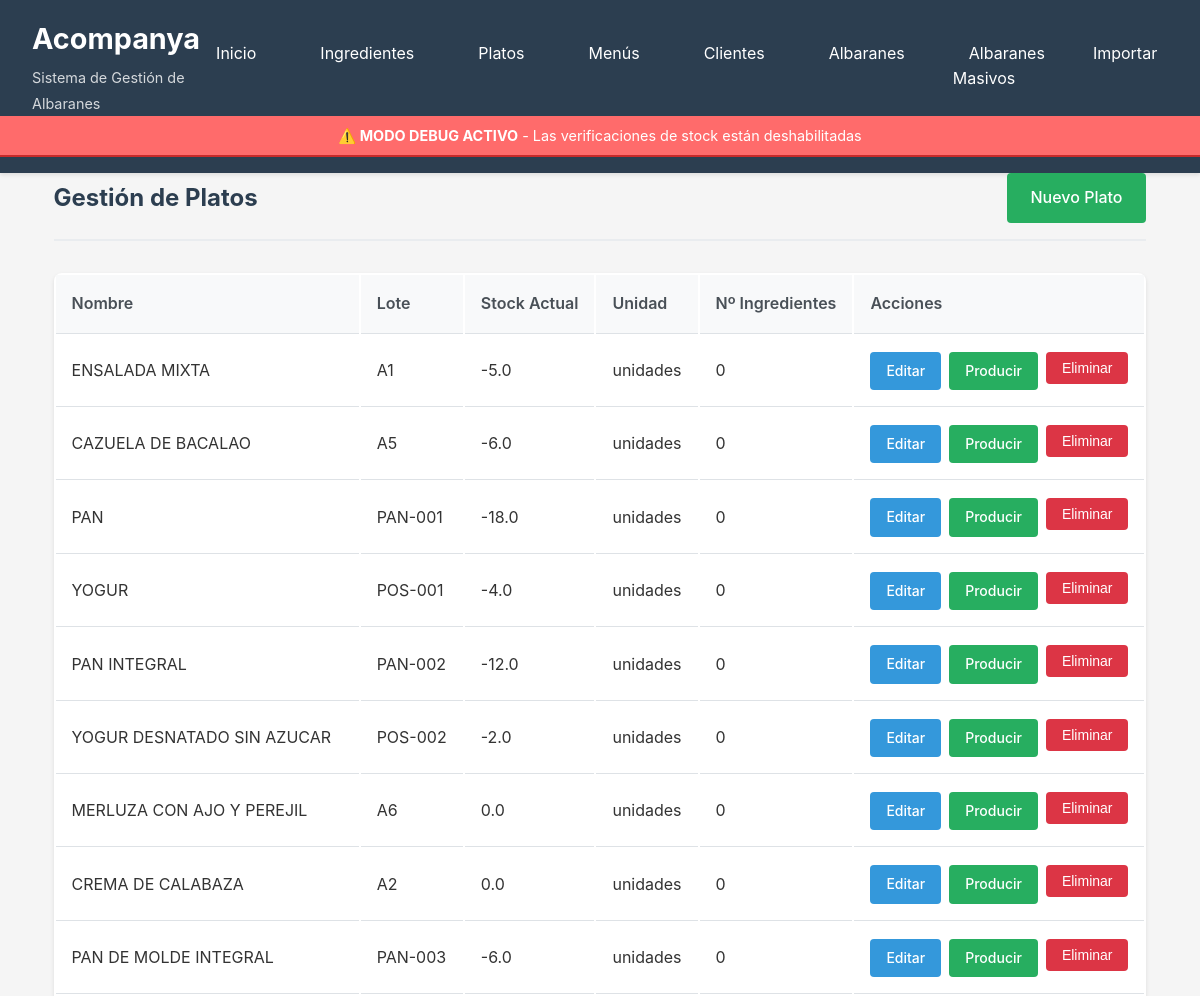
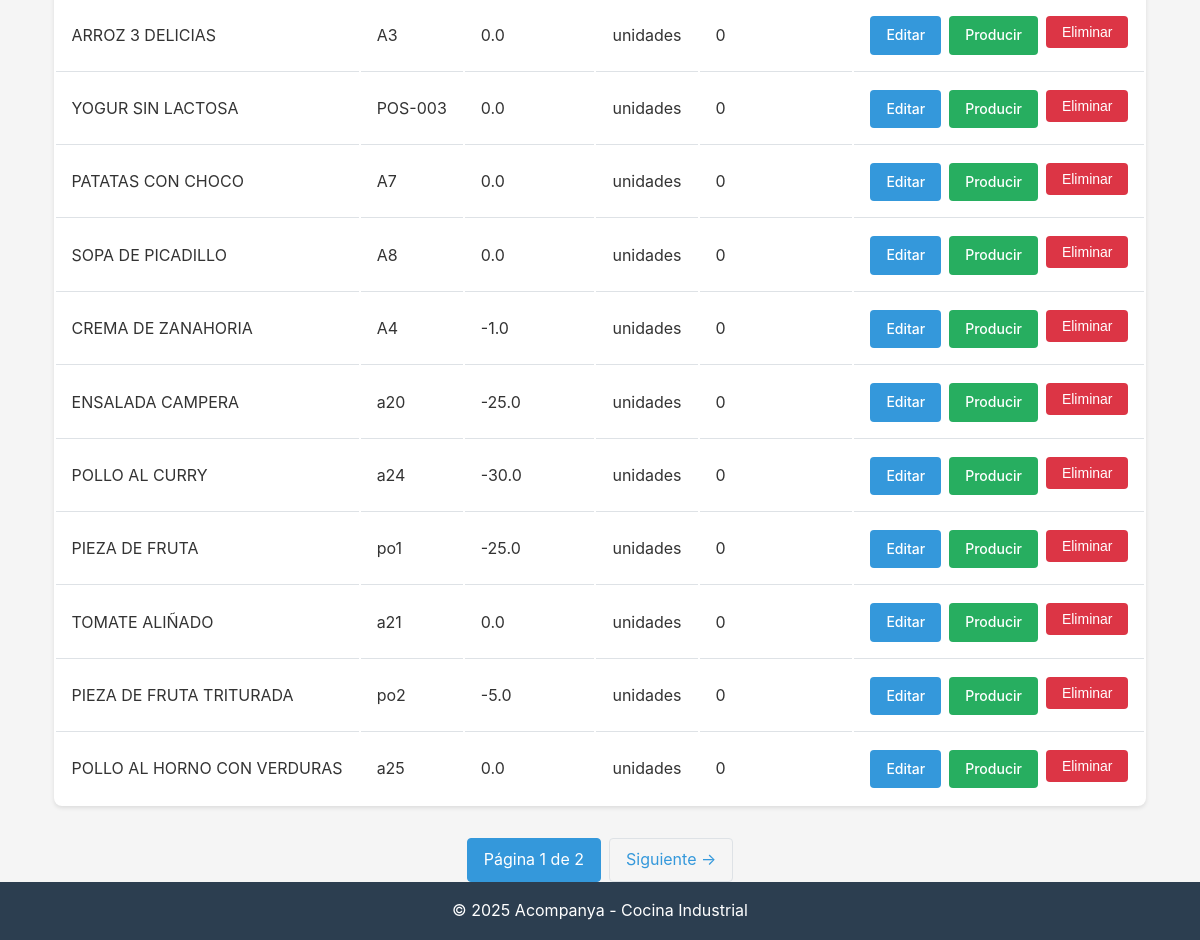
Page /platos/ on the committed database (2 pictures, top to bottom).
### database/models.py (models this page shows, shortened)
class Plato(db.Model):
    __tablename__ = 'platos'
    id = db.Column(db.Integer, primary_key=True)
    nombre = db.Column(db.String(200), nullable=False)
    lote_propio = db.Column(db.String(100), nullable=True)
    stock_actual = db.Column(db.Float, nullable=False, default=0)
    unidad = db.Column(db.String(50), nullable=False, default='unidades')
    created_at = db.Column(db.DateTime, default=datetime.utcnow)
    updated_at = db.Column(db.DateTime, default=datetime.utcnow, onupdate=datetime.utcnow)
    ingredientes = db.relationship('Ingrediente', secondary=platos_ingredientes, backref='platos')
    movimientos = db.relationship('MovimientoStock',
                                 primaryjoin="and_(MovimientoStock.entidad_tipo=='plato', "
                                           "MovimientoStock.entidad_id==Plato.id)",
                                 foreign_keys='MovimientoStock.entidad_id',
                                 backref='plato_ref',
                                 lazy='dynamic',
                                 overlaps="ingrediente_ref,movimientos")
    detalles_albaran = db.relationship('AlbaranDetalle', backref='plato', lazy='dynamic')

### routes/platos.py (the view)
@platos_bp.route('/')
def listar():
    page = request.args.get('page', 1, type=int)
    platos = Plato.query.paginate(page=page, per_page=20, error_out=False)
    return render_template('platos/listar.html', platos=platos)

### app.py (called while the page is built)
def create_app():
    app = Flask(__name__)
    app.config.from_object(Config)
    init_db(app)
    app.register_blueprint(ingredientes_bp, url_prefix='/ingredientes')
    app.register_blueprint(platos_bp, url_prefix='/platos')
    app.register_blueprint(menus_bp, url_prefix='/menus')
    app.register_blueprint(albaranes_bp, url_prefix='/albaranes')
    app.register_blueprint(importar_bp, url_prefix='/importar')
    app.register_blueprint(clientes_bp, url_prefix='/clientes')
    app.register_blueprint(albaranes_masivos_bp, url_prefix='/albaranes-masivos')
    @app.context_processor
    def inject_config():
        return dict(config=app.config)
    @app.route('/')
    def index():
        return render_template('index.html')
    @app.route('/dashboard')
    def dashboard():
        return render_template('dashboard.html')
    return app

### templates/platos/listar.html (shortened to what this page needs)
{% extends "base.html" %}
{% block content %}
<div class="page-header">
    <h2>Gestión de Platos</h2>
    <a href="{{ url_for('platos.nuevo') }}" class="btn btn-success">Nuevo Plato</a>
</div>
<table class="table">
    <thead>
        <tr>
            <th>Nombre</th>
            <th>Lote</th>
            <th>Stock Actual</th>
            <th>Unidad</th>
            <th>Nº Ingredientes</th>
            <th>Acciones</th>
        </tr>
    </thead>
    <tbody>
        {% for plato in platos.items %}
        <tr>
            <td>{{ plato.nombre }}</td>
            <td>{{ plato.lote_propio or '-' }}</td>
            <td>{{ plato.stock_actual }}</td>
            <td>{{ plato.unidad }}</td>
            <td>{{ plato.ingredientes|length }}</td>
            <td>
                <div class="action-group">
                    <a href="{{ url_for('platos.editar', id=plato.id) }}" class="btn btn-sm btn-primary">Editar</a>
                    <a href="{{ url_for('platos.producir', id=plato.id) }}" class="btn btn-sm btn-success">Producir</a>
                    <form action="{{ url_for('platos.eliminar', id=plato.id) }}" method="POST" style="display: inline;" onsubmit="return confirmDelete('¿Eliminar este plato?')">
                        <button type="submit" class="btn btn-sm btn-danger">Eliminar</button>
                    </form>
                </div>
            </td>
        </tr>
        {% endfor %}
    </tbody>
</table>
{% if platos.has_prev or platos.has_next %}
<div class="pagination">
    <span class="active">Página {{ platos.page }} de {{ platos.pages }}</span>
    {% if platos.has_next %}
        <a href="{{ url_for('platos.listar', page=platos.next_num) }}">Siguiente →</a>
    {% endif %}
</div>
{% endif %}
{% endblock %}

### static/css/style.css (style rules this page uses)
* { margin: 0; padding: 0; box-sizing: border-box; }
body { font-family: -apple-system, BlinkMacSystemFont, 'Segoe UI', Roboto, 'Helvetica Neue', Arial, sans-serif; line-height: 1.6; color: #333; background-color: #f5f5f5; min-height: 100vh; display: flex; flex-direction: column; }
.btn { display: inline-block; padding: 0.75rem 1.5rem; text-decoration: none; border-radius: 4px; font-weight: 500; transition: all 0.3s; border: none; cursor: pointer; text-align: center; }
.btn-primary { background-color: #3498db; color: white; }
.btn-success { background-color: #27ae60; color: white; }
.btn-danger { background-color: #dc3545; color: white; }
.btn-sm { padding: 0.5rem 1rem; font-size: 0.875rem; }
.table { width: 100%; background: white; border-radius: 8px; overflow: hidden; box-shadow: 0 2px 4px rgba(0,0,0,0.1); }
.table th, .table td { padding: 1rem; text-align: left; border-bottom: 1px solid #dee2e6; }
.table th { background-color: #f8f9fa; font-weight: 600; color: #495057; }
.table tbody tr:last-child td { border-bottom: none; }
.page-header { display: flex; justify-content: space-between; align-items: center; margin-bottom: 2rem; padding-bottom: 1rem; border-bottom: 2px solid #e9ecef; }
.page-header h2 { color: #2c3e50; }
.action-group { display: flex; gap: 0.5rem; }
.pagination { display: flex; justify-content: center; margin-top: 2rem; gap: 0.5rem; }
.pagination a, .pagination span { padding: 0.5rem 1rem; text-decoration: none; border: 1px solid #dee2e6; color: #3498db; border-radius: 4px; }
.pagination .active { background-color: #3498db; color: white; border-color: #3498db; }

### rows in the picture
Plato: nombre "ENSALADA MIXTA", lote_propio "A1", stock_actual "-5.0", unidad "unidades", ingredientes|length "0"
Plato: nombre "CAZUELA DE BACALAO", lote_propio "A5", stock_actual "-6.0", unidad "unidades", ingredientes|length "0"
Plato: nombre "PAN", lote_propio "PAN-001", stock_actual "-18.0", unidad "unidades", ingredientes|length "0"
Plato: nombre "YOGUR", lote_propio "POS-001", stock_actual "-4.0", unidad "unidades", ingredientes|length "0"
Plato: nombre "PAN INTEGRAL", lote_propio "PAN-002", stock_actual "-12.0", unidad "unidades", ingredientes|length "0"
Plato: nombre "YOGUR DESNATADO SIN AZUCAR", lote_propio "POS-002", stock_actual "-2.0", unidad "unidades", ingredientes|length "0"
Plato: nombre "MERLUZA CON AJO Y PEREJIL", lote_propio "A6", stock_actual "0.0", unidad "unidades", ingredientes|length "0"
Plato: nombre "CREMA DE CALABAZA", lote_propio "A2", stock_actual "0.0", unidad "unidades", ingredientes|length "0"
Plato: nombre "PAN DE MOLDE INTEGRAL", lote_propio "PAN-003", stock_actual "-6.0", unidad "unidades", ingredientes|length "0"
Plato: nombre "ARROZ 3 DELICIAS", lote_propio "A3", stock_actual "0.0", unidad "unidades", ingredientes|length "0"
Plato: nombre "YOGUR SIN LACTOSA", lote_propio "POS-003", stock_actual "0.0", unidad "unidades", ingredientes|length "0"
Plato: nombre "PATATAS CON CHOCO", lote_propio "A7", stock_actual "0.0", unidad "unidades", ingredientes|length "0"
Plato: nombre "SOPA DE PICADILLO", lote_propio "A8", stock_actual "0.0", unidad "unidades", ingredientes|length "0"
Plato: nombre "CREMA DE ZANAHORIA", lote_propio "A4", stock_actual "-1.0", unidad "unidades", ingredientes|length "0"
Plato: nombre "ENSALADA CAMPERA", lote_propio "a20", stock_actual "-25.0", unidad "unidades", ingredientes|length "0"
Plato: nombre "POLLO AL CURRY", lote_propio "a24", stock_actual "-30.0", unidad "unidades", ingredientes|length "0"
Plato: nombre "PIEZA DE FRUTA", lote_propio "po1", stock_actual "-25.0", unidad "unidades", ingredientes|length "0"
Plato: nombre "TOMATE ALIÑADO", lote_propio "a21", stock_actual "0.0", unidad "unidades", ingredientes|length "0"
Plato: nombre "PIEZA DE FRUTA TRITURADA", lote_propio "po2", stock_actual "-5.0", unidad "unidades", ingredientes|length "0"
Plato: nombre "POLLO AL HORNO CON VERDURAS", lote_propio "a25", stock_actual "0.0", unidad "unidades", ingredientes|length "0"

### other values in the picture
{{ platos.page }} "1"
{{ platos.pages }} "2"
